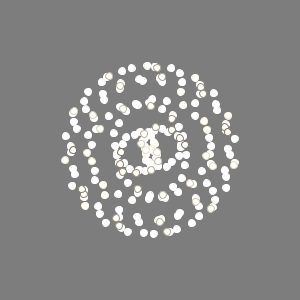
Frame 1 (no input)
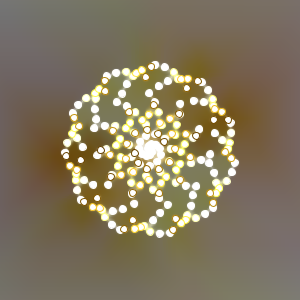
Frame 60 (the mouse pressed at the canvas centre just before this capture)
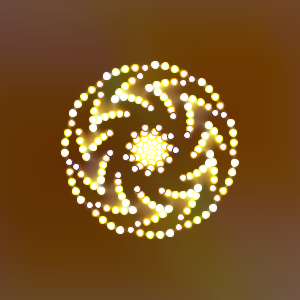
Frame 120 (the mouse held since frame 60 and released just before this capture)

The Processing sketch that drew these frames (run headless with seeded random() and noise(); from frame 60 on, the mouse is pressed at the canvas centre):

// Processing sketch: processing_2537
// ── processing_2537.pde

/*

pattern balls
jacky@kwancreative.com
June 11,2009

*/

static final int Balls = 212;  
float rStart; 
 
void setup() 
{ 
  size(300, 300); 
  smooth(); 
  rStart = 50 + random(70); 
  background(125); 
} 
  
void draw() 
{ 

  filter(BLUR); 
  filter(ERODE); 
   
  float n = millis()*.00005 + rStart; 
  float rad = width*.57/2; 
  float cx = width/2; 
  float cy = height/2; 
  for (int i = 0; i <= Balls; ++i) 
  { 
    float sb = i*PI*5 / Balls; 
    setColor(n+sb/6); 
    float r = rad * sin(n*sb); 
    float px = cx + cos(sb)*r; 
    float py = cy + sin(sb)*r; 
    ellipse(px,py,7,7); 
  } 
} 

void setColor(float Hue) 
{ 
  float ph = sin(millis()*.0001); 
 
  int rr = (int) (sin(Hue) * 227 + 228); 
  int gg = (int) (sin(Hue + (1*ph) * PI/3) * 227 + 228); 
  int bb = (int) (sin(Hue + (5*ph) * PI/3) * 227 + 228); 
  stroke(rr,gg,bb); 
}

void mousePressed () {

  save("pattern.png");

};
